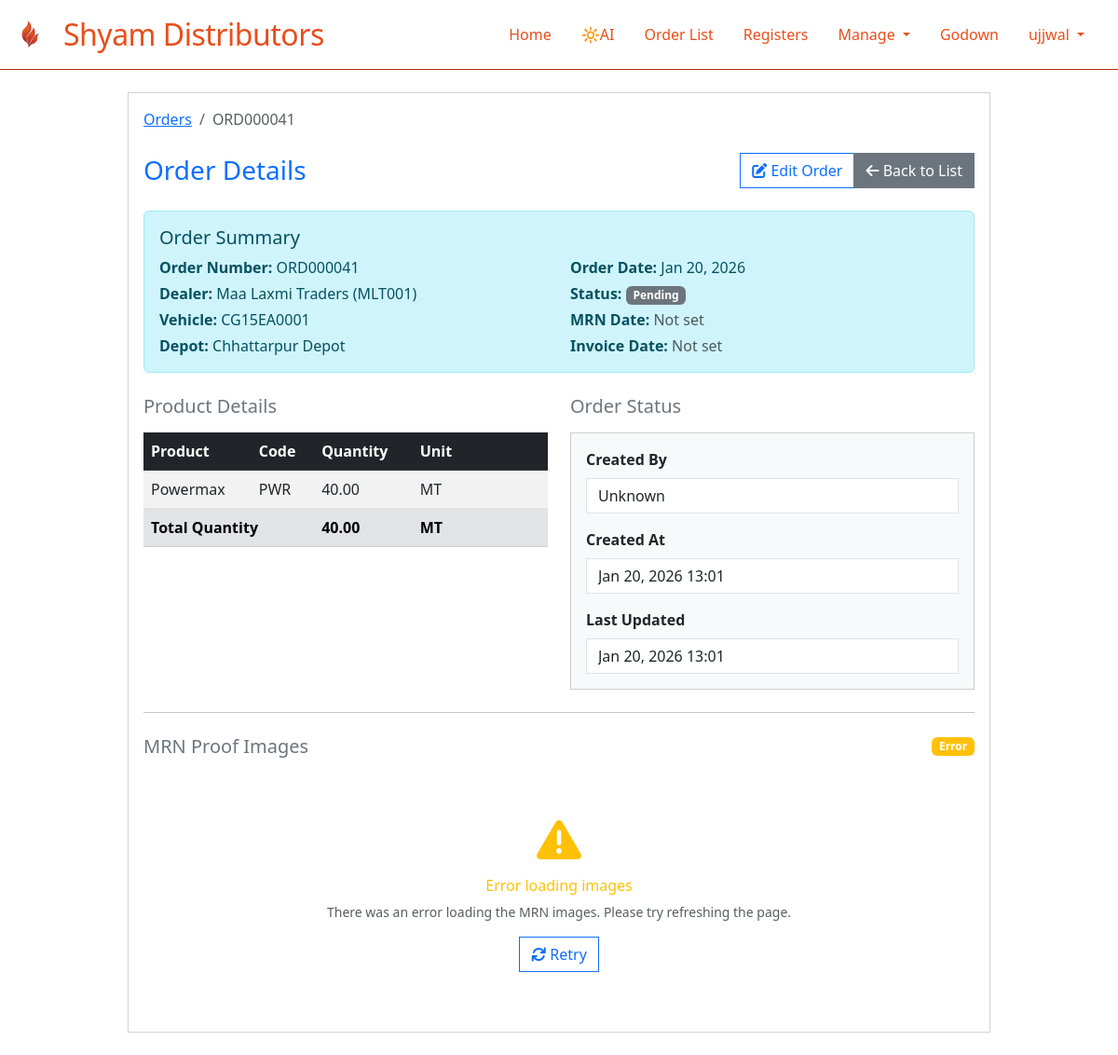
Screenshot of /orders/order-detail/45/ (signed in) with the database file from the repository.
### sylvia/models.py (models this page shows, shortened)
class TenantBaseModel(models.Model):
    organization = models.ForeignKey(
        Organization,
        on_delete=models.PROTECT,
        help_text="Organization this record belongs to"
    )
    created_at = models.DateTimeField(auto_now_add=True)
    updated_at = models.DateTimeField(auto_now=True)
    created_by = models.ForeignKey(
        User,
        on_delete=models.SET_NULL,
        null=True,
        blank=True,
        related_name='created_%(class)s_set'  # Avoid reverse accessor clashes
    )
    objects = TenantManager()
    all_objects = models.Manager()
    class Meta:
        abstract = True
        indexes = [
            models.Index(fields=['organization', '-created_at']),
        ]

class Order(TenantBaseModel):
    ORDER_STATUS_CHOICES = [
        ('PENDING', 'Pending'),
        ('CONFIRMED', 'Confirmed'),
        ('MRN_CREATED', 'MRN Created'),
        ('BILLED', 'Billed'),
    ]
    order_number = models.CharField(max_length=20, editable=False)  # unique=True removed - will be org-scoped
    dealer = models.ForeignKey(Dealer, on_delete=models.CASCADE, related_name='orders')
    vehicle = models.ForeignKey(Vehicle, on_delete=models.CASCADE, related_name='orders')
    depot = models.ForeignKey(Depot, on_delete=models.CASCADE, related_name='orders')
    order_date = models.DateTimeField(default=timezone.now)
    mrn_date = models.DateField(null=True, blank=True)
    bill_date = models.DateField(null=True, blank=True)
    dispatch_date = models.DateTimeField(null=True, blank=True)
    delivery_date = models.DateTimeField(null=True, blank=True)
    status = models.CharField(max_length=20, choices=ORDER_STATUS_CHOICES, default='PENDING')
    remarks = models.TextField(blank=True)
    whatsapp_sent = models.BooleanField(default=False)
    whatsapp_sent_at = models.DateTimeField(null=True, blank=True)
    def get_total_quantity(self):
        return sum(item.quantity for item in self.order_items.all())
    class Meta:
        ordering = ['-order_date']
        unique_together = [
            ('organization', 'order_number'),
        ]
        indexes = [
            models.Index(fields=['organization', 'status', '-order_date']),  # Filter by status
            models.Index(fields=['organization', 'dealer', '-order_date']),  # Dealer's orders
            models.Index(fields=['organization', 'depot', '-order_date']),  # Depot's orders
            models.Index(fields=['organization', 'order_number']),  # Quick order lookups
            models.Index(fields=['whatsapp_sent', 'status']),  # WhatsApp sending queue
        ]

class Dealer(TenantBaseModel):
    name = models.CharField(max_length=200)
    code = models.CharField(max_length=20)  # unique=True removed - will be org-scoped
    contact_person = models.CharField(max_length=100, blank=True)
    phone = models.CharField(max_length=15, validators=[
        RegexValidator(regex=r'^\+?1?\d{9,15}$', message="Enter a valid phone number.")
    ])
    whatsapp_number = models.CharField(max_length=15, blank=True, validators=[
        RegexValidator(regex=r'^\+?1?\d{9,15}$', message="Enter a valid WhatsApp number.")
    ])
    email = models.EmailField(blank=True)
    address = models.TextField(blank=True)
    city = models.CharField(max_length=50, blank=True)
    state = models.CharField(max_length=50, blank=True)
    pincode = models.CharField(max_length=6, blank=True)
    gstin = models.CharField(max_length=15, blank=True, unique=True, null=True)
    is_active = models.BooleanField(default=True)
    credit_limit = models.DecimalField(max_digits=10, decimal_places=2, default=0)
    credit_days = models.IntegerField(default=0)
    class Meta:
        ordering = ['name']
        unique_together = [
            ('organization', 'code'),
        ]
        indexes = [
            models.Index(fields=['organization', 'is_active']),  # Filter active dealers by org
            models.Index(fields=['organization', 'name']),  # Search/lookup by name
            models.Index(fields=['gstin']),  # GSTIN lookups (already unique but helps with queries)
        ]

class Vehicle(TenantBaseModel):
    truck_number = models.CharField(max_length=20, validators=[  # unique=True removed - will be org-scoped
        RegexValidator(
            regex=r'^[A-Z]{2}\d{2}[A-Z]{1,2}\d{4}$',
            message="Enter a valid truck number (e.g., CG15EA0464)"
        )
    ])
    owner_name = models.CharField(max_length=100, blank=True)
    driver_name = models.CharField(max_length=100, blank=True)
    driver_phone = models.CharField(max_length=15, blank=True)
    capacity = models.DecimalField(max_digits=6, decimal_places=2, default=0)  # in MT
    vehicle_type = models.CharField(max_length=50, choices=[
        ('TRUCK', 'Truck'),
        ('TRAILER', 'Trailer'),
        ('CONTAINER', 'Container'),
        ('OTHER', 'Other')
    ], default='TRUCK')
    is_active = models.BooleanField(default=True)
    class Meta:
        ordering = ['truck_number']
        unique_together = [
            ('organization', 'truck_number'),
        ]
        indexes = [
            models.Index(fields=['organization', 'is_active']),  # Filter active vehicles by org
            models.Index(fields=['organization', 'truck_number']),  # Quick vehicle lookups
        ]

class Depot(TenantBaseModel):
    name = models.CharField(max_length=100)  # unique=True removed - will be org-scoped
    code = models.CharField(max_length=10)  # unique=True removed - will be org-scoped
    address = models.TextField(blank=True)
    city = models.CharField(max_length=50)
    state = models.CharField(max_length=50)
    pincode = models.CharField(max_length=6, blank=True)
    is_active = models.BooleanField(default=True)
    class Meta:
        ordering = ['name']
        unique_together = [
            ('organization', 'code'),
        ]
        indexes = [
            models.Index(fields=['organization', 'is_active']),  # Filter active depots by org
            models.Index(fields=['organization', 'name']),  # Search/lookup by name
        ]

class OrderItem(TenantBaseModel):
    order = models.ForeignKey(Order, on_delete=models.CASCADE, related_name='order_items')
    product = models.ForeignKey(Product, on_delete=models.CASCADE)
    quantity = models.DecimalField(max_digits=8, decimal_places=2)
    unit_price = models.DecimalField(max_digits=10, decimal_places=2, default=0)
    class Meta:
        unique_together = ['order', 'product']

class Product(TenantBaseModel):
    name = models.CharField(max_length=100)  # unique=True removed - will be org-scoped
    code = models.CharField(max_length=20)  # unique=True removed - will be org-scoped
    description = models.TextField(blank=True)
    unit = models.CharField(max_length=20, default='MT')  # Metric Ton
    is_active = models.BooleanField(default=True)
    class Meta:
        ordering = ['name']
        unique_together = [
            ('organization', 'code'),
        ]
        indexes = [
            models.Index(fields=['organization', 'is_active']),  # Filter active products by org
            models.Index(fields=['organization', 'name']),  # Search/lookup by name
        ]

class Organization(models.Model):
    name = models.CharField(max_length=200, unique=True, help_text="Organization name")
    slug = models.SlugField(max_length=200, unique=True, help_text="URL-friendly identifier")
    contact_email = models.EmailField(blank=True)
    contact_phone = models.CharField(max_length=15, blank=True)
    address = models.TextField(blank=True)
    city = models.CharField(max_length=100, blank=True)
    state = models.CharField(max_length=100, blank=True)
    pincode = models.CharField(max_length=10, blank=True)
    gstin = models.CharField(max_length=15, blank=True, unique=True, null=True)
    pan = models.CharField(max_length=10, blank=True)
    is_active = models.BooleanField(default=True)
    created_at = models.DateTimeField(auto_now_add=True)
    updated_at = models.DateTimeField(auto_now=True)
    settings = models.JSONField(default=dict, blank=True)
    class Meta:
        ordering = ['name']
        indexes = [
            models.Index(fields=['slug']),
            models.Index(fields=['is_active', 'name']),
        ]

### orders/views.py (the view)
# urls.py: path('order-detail/<int:order_id>/', order_detail, name='order_detail'),
@login_required
def order_detail(request, order_id):
    order = get_object_or_404(Order, id=order_id)
    mrn = getattr(order, 'mrn', None)
    mrn_status = mrn.status if mrn else 'PENDING'
    context = {
        'order': order,
        'mrn_status': mrn_status,
    }
    return render(request, 'orders/order_detail.html', context)

### orders/templates/orders/order_detail.html (shortened to what this page needs)
{% extends 'base.html' %}
{% block content %}
<div class="container py-4">
  <div class="row justify-content-center">
    <div class="col-lg-10">
      <div class="card">
        <div class="card-body">
          <nav aria-label="breadcrumb" class="mb-4">
            <ol class="breadcrumb">
              <li class="breadcrumb-item"><a href="{% url 'order_list' %}">Orders</a></li>
              <li class="breadcrumb-item active" aria-current="page">{{ order.order_number }}</li>
            </ol>
          </nav>
          <div class="d-flex justify-content-between align-items-center mb-4">
            <h3 class="text-primary mb-0">Order Details</h3>
            <div class="btn-group" role="group">
              <a href="{% url 'update_order' order.id %}" class="btn btn-outline-primary">
                <i class="fas fa-edit"></i> Edit Order
              </a>
              <a href="{% url 'order_list' %}" class="btn btn-secondary">
                <i class="fas fa-arrow-left"></i> Back to List
              </a>
            </div>
          </div>
          <div class="alert alert-info mb-4">
            <h5 class="alert-heading">Order Summary</h5>
            <div class="row">
              <div class="col-md-6">
                <p class="mb-1"><strong>Order Number:</strong> {{ order.order_number }}</p>
                <p class="mb-1"><strong>Dealer:</strong> {{ order.dealer.name }} ({{ order.dealer.code }})</p>
                <p class="mb-1"><strong>Vehicle:</strong> {{ order.vehicle.truck_number }}</p>
                <p class="mb-0"><strong>Depot:</strong> {{ order.depot.name }}</p>
              </div>
              <div class="col-md-6">
                <p class="mb-1"><strong>Order Date:</strong> {{ order.order_date|date:'M d, Y' }}</p>
                <p class="mb-1"><strong>Status:</strong>
                  <span class="badge {% if order.status == 'BILLED' %}bg-success{% elif order.status == 'MRN_CREATED' %}bg-warning{% else %}bg-secondary{% endif %}">
                    {{ order.get_status_display }}
                  </span>
                </p>
                <p class="mb-1"><strong>MRN Date:</strong>
                  {% if order.mrn_date %}{{ order.mrn_date|date:'M d, Y' }}{% else %}<span class="text-muted">Not set</span>{% endif %}
                </p>
                <p class="mb-0"><strong>Invoice Date:</strong>
                  {% if order.bill_date %}{{ order.bill_date|date:'M d, Y' }}{% else %}<span class="text-muted">Not set</span>{% endif %}
                </p>
              </div>
            </div>
          </div>
          <div class="row">
            <div class="col-md-6">
              <h5 class="text-secondary mb-3">Product Details</h5>
              <div class="table-responsive">
                <table class="table table-striped">
                  <thead class="table-dark">
                    <tr>
                      <th>Product</th>
                      <th>Code</th>
                      <th>Quantity</th>
                      <th>Unit</th>
                    </tr>
                  </thead>
                  <tbody>
                    {% for item in order.order_items.all %}
                    <tr>
                      <td>{{ item.product.name }}</td>
                      <td>{{ item.product.code }}</td>
                      <td>{{ item.quantity }}</td>
                      <td>{{ item.product.unit }}</td>
                    </tr>
                    {% endfor %}
                  </tbody>
                  <tfoot class="table-secondary">
                    <tr>
                      <th colspan="2">Total Quantity</th>
                      <th>{{ order.get_total_quantity }}</th>
                      <th>MT</th>
                    </tr>
                  </tfoot>
                </table>
              </div>
            </div>
            <div class="col-md-6">
              <h5 class="text-secondary mb-3">Order Status</h5>
              <div class="card bg-light">
                <div class="card-body">
                  <div class="mb-3">
                    <label class="form-label fw-bold">Created By</label>
                    <input type="text" class="form-control" value="{{ order.created_by.username|default:'Unknown' }}" readonly>
                  </div>
                  <div class="mb-3">
                    <label class="form-label fw-bold">Created At</label>
                    <input type="text" class="form-control" value="{{ order.created_at|date:'M d, Y H:i' }}" readonly>
                  </div>
                  <div class="mb-0">
                    <label class="form-label fw-bold">Last Updated</label>
                    <input type="text" class="form-control" value="{{ order.updated_at|date:'M d, Y H:i' }}" readonly>
                  </div>
                </div>
              </div>
            </div>
          </div>
          <hr class="my-4">
          <div class="row">
            <div class="col-12">
              <div class="d-flex justify-content-between align-items-center mb-3">
                <h5 class="text-secondary mb-0">MRN Proof Images</h5>
                <span class="badge bg-info" id="image-count-badge">Loading...</span>
              </div>
              <div id="mrn-images-gallery">
                <div class="row" id="images-container">
                </div>
              </div>
            </div>
          </div>
        </div>
      </div>
    </div>
  </div>
</div>
{% endblock %}

### orders/templates/base.html (shortened to what this page needs)
{% load static %}
<!DOCTYPE html>
<html lang="en">
<head>
    <link href="https://cdn.jsdelivr.net/npm/bootstrap@5.3.0/dist/css/bootstrap.min.css" rel="stylesheet">
    <link rel="stylesheet" href="https://cdnjs.cloudflare.com/ajax/libs/font-awesome/6.0.0/css/all.min.css">
    <link rel="stylesheet" href="{% static 'orders/theme.css' %}?v=2.1">
</head>
<body>
    <nav class="navbar navbar-expand-lg">
      <div class="container-fluid">
        <a class="navbar-brand d-flex align-items-center" href="/">
          <img src="{% static 'orders/logo.png' %}" alt="Logo" class="navbar-logo">
          Shyam Distributors
        </a>
        <div class="collapse navbar-collapse" id="navbarNav">
          <ul class="navbar-nav ms-auto">
            <li class="nav-item"><a class="nav-link {% if request.path == '/' %}active{% endif %}" href="/">Home</a></li>
            <li class="nav-item"><a class="nav-link {% if '/orders/dispatch-table/' in request.path %}active{% endif %}" href="/orders/dispatch-table/">🔆AI</a></li>
            <li class="nav-item"><a class="nav-link {% if request.path == '/orders/orders/' %}active{% endif %}" href="/orders/orders/">Order List</a></li>
            <li class="nav-item"><a class="nav-link {% if request.path == '/orders/analytics/' %}active{% endif %}" href="/orders/analytics/">Registers</a></li>
            <li class="nav-item dropdown">
              <a class="nav-link dropdown-toggle " href="#" role="button" data-bs-toggle="dropdown" aria-expanded="false">
                Manage
              </a>
            </li>
            <li class="nav-item"><a class="nav-link {% if '/godown/' in request.path %}active{% endif %}" href="/godown/">Godown</a></li>
            {% if user.is_authenticated %}
              <li class="nav-item dropdown">
                <a class="nav-link dropdown-toggle" href="#" role="button" data-bs-toggle="dropdown" aria-expanded="false">
                  {{ user.get_full_name|default:user.username }}
                </a>
              </li>
            {% else %}
              <li class="nav-item"><a class="nav-link {% if request.path == '/login/' %}active{% endif %}" href="/login/">Login</a></li>
            {% endif %}
          </ul>
        </div>
      </div>
    </nav>
    {% block content %}{% endblock %}
</body>
</html>

### rows the page displays
Order: order_number "ORD000041", dealer.name "Maa Laxmi Traders", dealer.code "MLT001", vehicle.truck_number "CG15EA0001", depot.name "Chhattarpur Depot", order_date "Jan 20, 2026", status "Pending", get_total_quantity "40.00", created_by.username "Unknown", created_at "Jan 20, 2026 13:01", updated_at "Jan 20, 2026 13:01"
OrderItem: product.name "Powermax", product.code "PWR", quantity "40.00", product.unit "MT"

### other values shown
{{ user.get_full_name|default:user.username }} "ujjwal"
